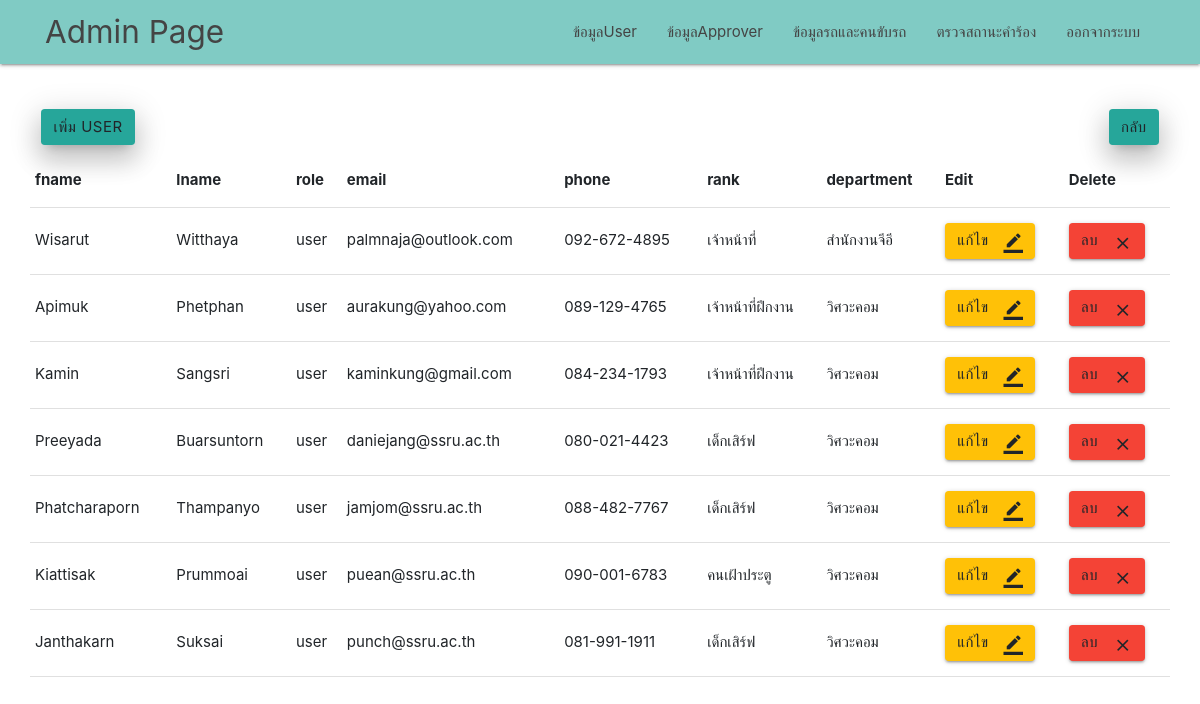
Page /admin/show_user.php (signed in) on the earlier database version.
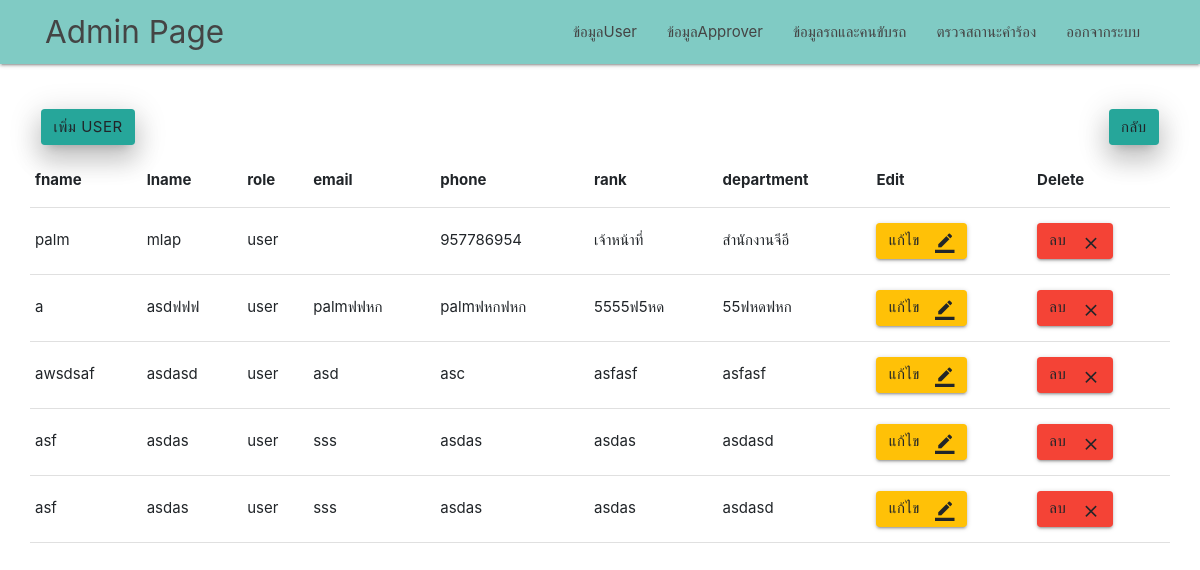
Same page on the later database version.
### tables this page shows
CREATE TABLE `user` (
  `id` varchar(255) NOT NULL,
  `password` text NOT NULL,
  `fname` text NOT NULL,
  `lname` text NOT NULL,
  `role` text NOT NULL,
  `email` text NOT NULL,
  `phone` text NOT NULL,
  `rank` text NOT NULL,
  `department` text NOT NULL
);

### admin/show_user.php (the view, shortened to what this page needs)
<?php
require './../server.php';
$sql = "SELECT * FROM user WHERE user.role = 'user'";
$result = mysqli_query($connect, $sql);
?>
<!DOCTYPE html>
<html lang="en">
<head>
    <link href="../css/materialize.css" type="text/css" rel="stylesheet" media="screen,projection" />
    <link href="../css/style.css" type="text/css" rel="stylesheet" media="screen,projection" />
    <link rel="stylesheet" href="https://stackpath.bootstrapcdn.com/bootstrap/4.3.1/css/bootstrap.min.css">
</head>
<body>
    <nav class="teal lighten-3" role="navigation">
        <div class="nav-wrapper container">
            <a id="logo-container" href="admin_page.php" class="brand-logo">Admin Page</a>
            <ul class="right hide-on-med-and-down">
                <li><a href="show_user.php">ข้อมูลUser</a></li>
                <li><a href="show_approver.php">ข้อมูลApprover</a></li>
                <li><a href="show_driver_car.php">ข้อมูลรถและคนขับรถ</a></li>
                <li><a href="#">ตรวจสถานะคำร้อง</a></li>
                <li><a href="../login.php">ออกจากระบบ</a></li>
            </ul>
        </div>
    </nav>
    <div class="container">
        <div class="row">
            <div class="col 6">
                <br><br>
                <div style="text-align:left">
                    <a href="add_user.php" class="btn waves-effect waves-light teal lighten-1 z-depth-4">เพิ่ม user</a>
                </div>
            </div>
            <div class="col 6">
                <br><br>
                <div style="text-align:right">
                    <a href="admin_page.php" class="btn waves-effect waves-light teal lighten-1 z-depth-4">กลับ</a>
                </div>
            </div>
            <br><br><br><br>
            <table class="responsive-table">
                <thead>
                    <tr>
                        <th>fname</th>
                        <th>lname</th>
                        <th>role</th>
                        <th>email</th>
                        <th>phone</th>
                        <th>rank</th>
                        <th>department</th>
                        <th>Edit</th>
                        <th>Delete</th>
                    </tr>
                </thead>
                <tbody>
                    <?php while ($row = mysqli_fetch_array($result)) {  ?>
                        <tr>
                            <td><?php echo $row['fname'] ?></td>
                            <td><?php echo $row['lname'] ?></td>
                            <td><?php echo $row['role'] ?></td>
                            <td><?php echo $row['email'] ?></td>
                            <td><?php echo $row['phone'] ?></td>
                            <td><?php echo $row['rank'] ?></td>
                            <td><?php echo $row['department'] ?></td>
                            <td>
                                <a href="edit_user.php?user=<?php echo base64_encode($row['id']) ?>&?!@#^!=<?php echo base64_encode("ASFEBHRWHRYNRaefgqwm98456") ?>">
                                    <button type="submit" class="btn amber darken-4-effect amber darken-4-light">แก้ไข
                                        <i class="material-icons right">border_color</i>
                                    </button>
                                </a>
                            </td>
                            <td>
                                <a>
                                    <button id="lob" type="submit" class="btn red accent-4-effect red accent-4-light">ลบ
                                        <i class="material-icons right">close</i>
                                    </button>
                                </a>
                            </td>
                        </tr>
                    <?php } ?>
                </tbody>
            </table>
        </div>
    </div>
</body>
</html>

Differences in the rows shown:
removed user: fname "Apimuk", lname "Phetphan", role "user", email "aurakung@yahoo.com", phone "089-129-4765", rank "เจ้าหน้าที่ฝึกงาน", department "วิศวะคอม"
removed user: fname "Kamin", lname "Sangsri", role "user", email "kaminkung@gmail.com", phone "084-234-1793", rank "เจ้าหน้าที่ฝึกงาน", department "วิศวะคอม"
removed user: fname "Preeyada", lname "Buarsuntorn", role "user", email "daniejang@ssru.ac.th", phone "080-021-4423", rank "เด็กเสิร์ฟ", department "วิศวะคอม"
removed user: fname "Phatcharaporn", lname "Thampanyo", role "user", email "jamjom@ssru.ac.th", phone "088-482-7767", rank "เด็กเสิร์ฟ", department "วิศวะคอม"
removed user: fname "Kiattisak", lname "Prummoai", role "user", email "puean@ssru.ac.th", phone "090-001-6783", rank "คนเฝ้าประตู", department "วิศวะคอม"
removed user: fname "Janthakarn", lname "Suksai", role "user", email "punch@ssru.ac.th", phone "081-991-1911", rank "เด็กเสิร์ฟ", department "วิศวะคอม"
changed user "เจ้าหน้าที่": fname "Wisarut" → "palm"; lname "Witthaya" → "mlap"; phone "092-672-4895" → "957786954"; email "palmnaja@outlook.com" → (not shown)
added user: fname "a", lname "asdฟฟฟ", role "user", email "palmฟฟหก", phone "palmฟหกฟหก", rank "5555ฟ5หด", department "55ฟหดฟหก"
added user: fname "awsdsaf", lname "asdasd", role "user", email "asd", phone "asc", rank "asfasf", department "asfasf"
added user: fname "asf", lname "asdas", role "user", email "sss", phone "asdas", rank "asdas", department "asdasd"
added user: fname "asf", lname "asdas", role "user", email "sss", phone "asdas", rank "asdas", department "asdasd"
